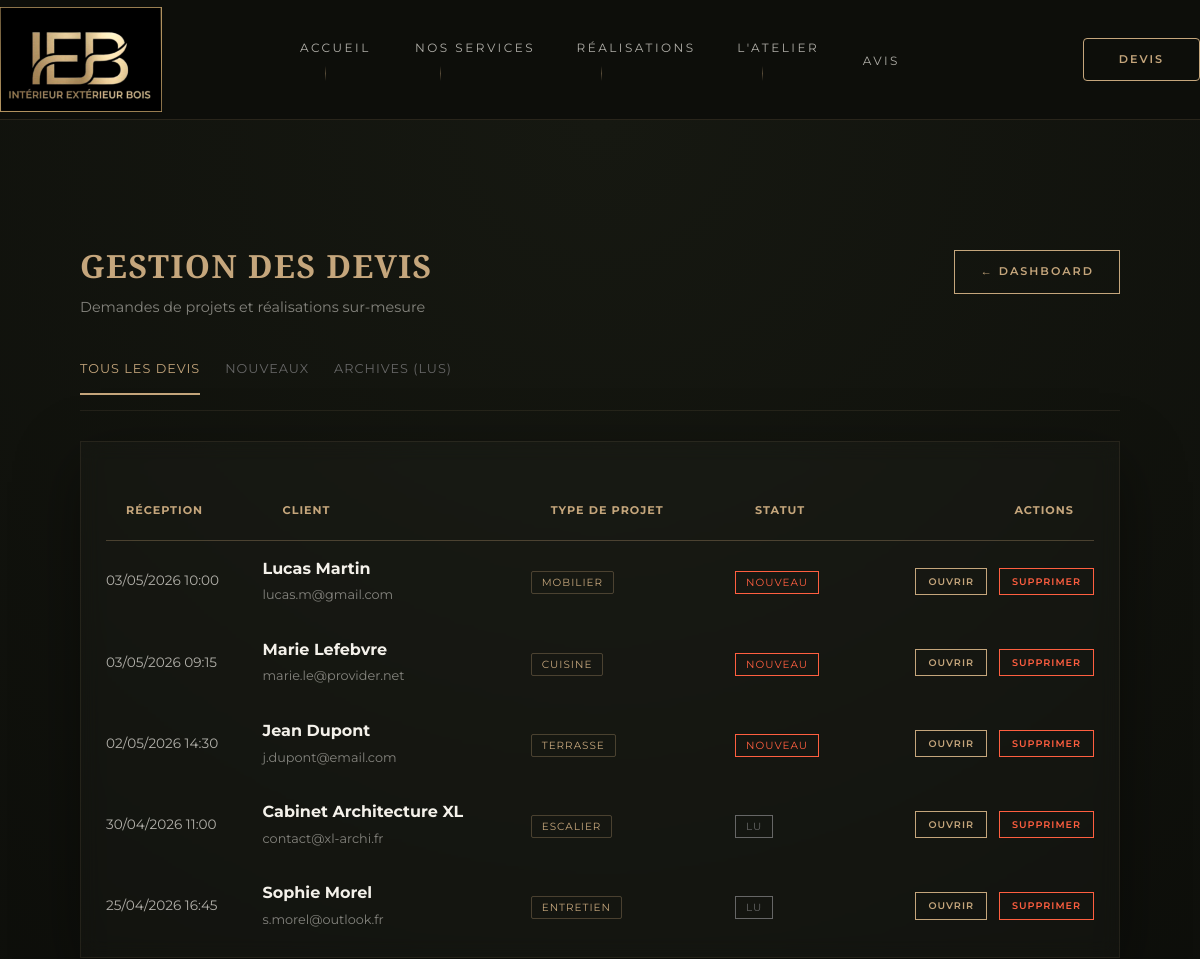
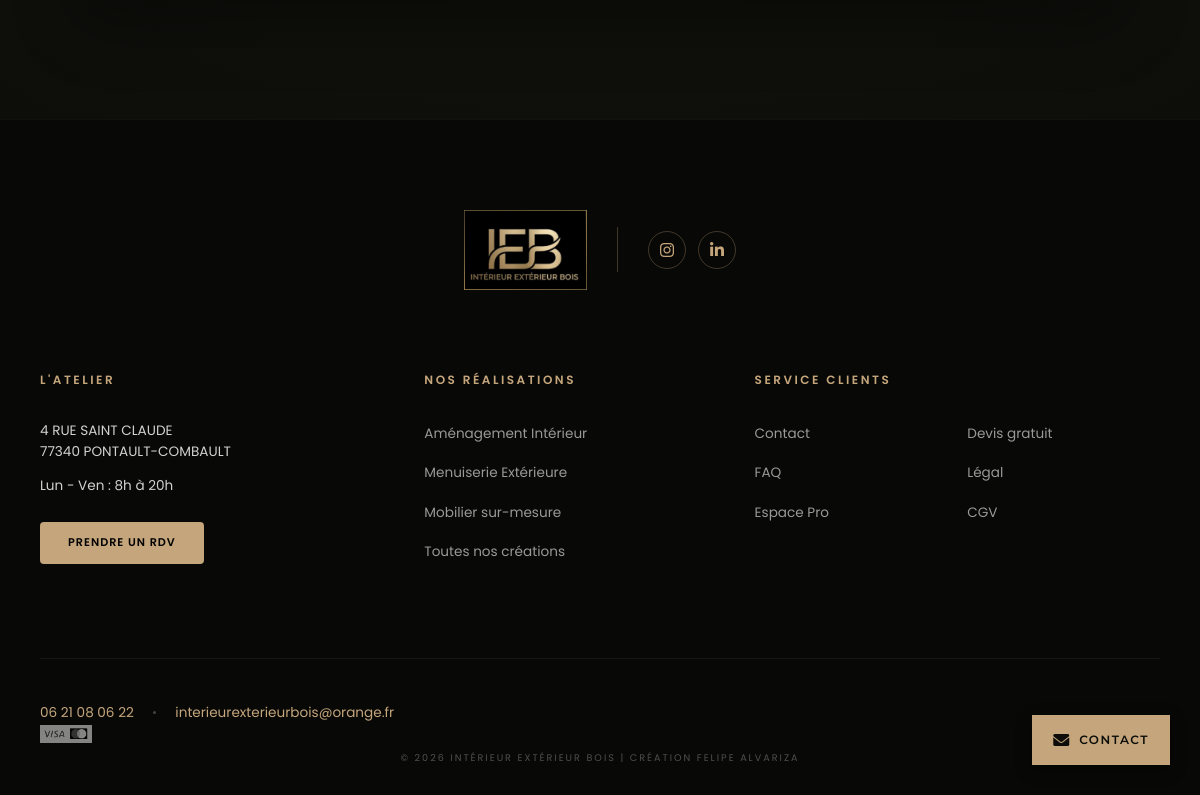
The page /admin/message.php (signed in) on the database its author committed (2 pictures, top to bottom).
### tables this page shows
CREATE TABLE IF NOT EXISTS `messages` (
  `id` int(11) NOT NULL AUTO_INCREMENT,
  `nom` varchar(255) DEFAULT NULL,
  `email` varchar(255) DEFAULT NULL,
  `telephone` varchar(50) DEFAULT NULL,
  `ville` varchar(255) DEFAULT NULL,
  `type` varchar(50) DEFAULT NULL,
  `message` mediumtext DEFAULT NULL,
  `fichiers` mediumtext DEFAULT NULL,
  `echeance` varchar(255) DEFAULT NULL,
  `statut` enum('non_lu','lu','corbeille') DEFAULT 'non_lu',
  `date_envoi` datetime DEFAULT current_timestamp(),
  PRIMARY KEY (`id`)
);

### src/admin/message.php (the view, shortened to what this page needs)
<?php
require_once('../includes/db.php');
$filter = isset($_GET['filter']) ? $_GET['filter'] : 'tous';
if ($filter === 'non_lu') {
    $stmt = $pdo->prepare("SELECT * FROM messages WHERE statut = 'non_lu' ORDER BY date_envoi DESC");
} elseif ($filter === 'lu') {
    $stmt = $pdo->prepare("SELECT * FROM messages WHERE statut = 'lu' ORDER BY date_envoi DESC");
} else {
    $stmt = $pdo->prepare("SELECT * FROM messages WHERE statut != 'corbeille' ORDER BY date_envoi DESC");
}
$stmt->execute();
$messages = $stmt->fetchAll();
include('../includes/header.php');
?>
<link rel="stylesheet" href="../css/admin.css">
<main class="admin-main">
    <div class="container" style="max-width: 1100px; margin: 0 auto; padding: 0 20px;">
        <div style="display: flex; justify-content: space-between; align-items: flex-start; margin-bottom: 40px;">
            <div>
                <h1 class="serif-gold" style="margin-bottom: 5px;">Gestion des Devis</h1>
                <p style="opacity: 0.5; font-size: 0.9rem;">Demandes de projets et réalisations sur-mesure</p>
            </div>
            <a href="index.php" class="btn-gold" style="font-size: 0.7rem; padding: 12px 25px; width: auto; min-width: 140px; text-transform: uppercase; letter-spacing: 2px; text-decoration: none; display: inline-flex; align-items: center; justify-content: center;">
                ← Dashboard
            </a>
        </div>
        <nav class="filter-nav" style="margin-bottom: 30px; display: flex; gap: 25px; border-bottom: 1px solid rgba(197, 166, 124, 0.1); padding-bottom: 15px; align-items: center;">
            <a href="message.php?filter=tous"
               style="text-decoration: none; font-size: 0.8rem; text-transform: uppercase; letter-spacing: 1px; color: <?= $filter === 'tous' ? 'var(--gold-accent)' : '#666' ?>; border-bottom: 2px solid <?= $filter === 'tous' ? 'var(--gold-accent)' : 'transparent' ?>; padding-bottom: 13px; transition: 0.3s;">
                Tous les devis
            </a>
            <a href="message.php?filter=non_lu"
               style="text-decoration: none; font-size: 0.8rem; text-transform: uppercase; letter-spacing: 1px; color: <?= $filter === 'non_lu' ? 'var(--gold-accent)' : '#666' ?>; border-bottom: 2px solid <?= $filter === 'non_lu' ? 'var(--gold-accent)' : 'transparent' ?>; padding-bottom: 13px; transition: 0.3s;">
                Nouveaux
            </a>
            <a href="message.php?filter=lu"
               style="text-decoration: none; font-size: 0.8rem; text-transform: uppercase; letter-spacing: 1px; color: <?= $filter === 'lu' ? 'var(--gold-accent)' : '#666' ?>; border-bottom: 2px solid <?= $filter === 'lu' ? 'var(--gold-accent)' : 'transparent' ?>; padding-bottom: 13px; transition: 0.3s;">
                Archives (Lus)
            </a>
        </nav>
        <?php if (empty($messages)): ?>
            <div class="card-premium" style="text-align: center; padding: 60px 20px;">
                <p style="opacity: 0.4; font-family: 'Playfair Display', serif; font-style: italic; font-size: 1.2rem;">
                    Aucun devis trouvé dans cette catégorie.
                </p>
            </div>
        <?php else: ?>
            <div class="card-premium" style="padding: 10px 25px;">
                <table class="admin-table" style="width: 100%; border-spacing: 0;">
                    <thead>
                        <tr>
                            <th style="text-align:left; padding-bottom: 20px; color: var(--gold-accent); font-size: 0.7rem; text-transform: uppercase; letter-spacing: 1px;">Réception</th>
                            <th style="text-align:left; padding-bottom: 20px; color: var(--gold-accent); font-size: 0.7rem; text-transform: uppercase; letter-spacing: 1px;">Client</th>
                            <th style="text-align:left; padding-bottom: 20px; color: var(--gold-accent); font-size: 0.7rem; text-transform: uppercase; letter-spacing: 1px;">Type de projet</th>
                            <th style="text-align:left; padding-bottom: 20px; color: var(--gold-accent); font-size: 0.7rem; text-transform: uppercase; letter-spacing: 1px;">Statut</th>
                            <th style="text-align:right; padding-bottom: 20px; color: var(--gold-accent); font-size: 0.7rem; text-transform: uppercase; letter-spacing: 1px;">Actions</th>
                        </tr>
                    </thead>
                    <tbody>
                        <?php foreach ($messages as $msg): ?>
                        <tr>
                            <td style="padding: 15px 0; font-size: 0.85rem; opacity: 0.7; border-bottom: 1px solid rgba(197, 166, 124, 0.1);">
                                <?= date('d/m/Y H:i', strtotime($msg['date_envoi'])) ?>
                            </td>
                            <td style="padding: 15px 0; border-bottom: 1px solid rgba(197, 166, 124, 0.1);">
                                <strong style="display: block; color: var(--light-beige);"><?= htmlspecialchars($msg['nom']) ?></strong>
                                <span style="font-size: 0.8rem; opacity: 0.5;"><?= htmlspecialchars($msg['email']) ?></span>
                            </td>
                            <td style="padding: 15px 0; border-bottom: 1px solid rgba(197, 166, 124, 0.1);">
                                <span class="gold-tag" style="font-size: 0.65rem; padding: 4px 10px; border: 1px solid rgba(197,166,124,0.3); color: var(--gold-accent); text-transform: uppercase; letter-spacing: 1px; border-radius: 2px;">
                                    <?= htmlspecialchars($msg['type']) ?>
                                </span>
                            </td>
                            <td style="padding: 15px 0; border-bottom: 1px solid rgba(197, 166, 124, 0.1);">
                                <span class="badge <?= $msg['statut'] === 'non_lu' ? 'badge-new' : 'badge-read' ?>">
                                    <?= $msg['statut'] === 'non_lu' ? 'Nouveau' : 'Lu' ?>
                                </span>
                            </td>
                            <td style="text-align: right; padding: 15px 0; border-bottom: 1px solid rgba(197, 166, 124, 0.1);">
                                <div style="display: flex; gap: 12px; justify-content: flex-end;">
                                    <a href="view_message.php?id=<?= $msg['id'] ?>" class="btn-mini-gold" style="text-decoration:none;">Ouvrir</a>
                                    <a href="delete_message.php?id=<?= $msg['id'] ?>" class="btn-mini-flush" style="text-decoration:none;" onclick="return confirm('Envoyer ce devis à la corbeille ?')">Supprimer</a>
                                </div>
                            </td>
                        </tr>
                        <?php endforeach; ?>
                    </tbody>
                </table>
            </div>
        <?php endif; ?>
    </div>
</main>
<?php include('../includes/footer.php'); ?>

### src/css/style.css (style rules this page uses)
:root { --dark-wood: #0d0e0a; --bg-light: #161811; --light-beige: #f4f1ea; --gold-accent: #c5a67c; --gold-glow: rgba(197, 166, 124, 0.3); --transition-luxe: all 0.6s cubic-bezier(0.16, 1, 0.3, 1); }
.container { width: 90%; max-width: 1400px; margin: 0 auto; }
.card-premium { background: rgba(255,255,255,0.02); border: 1px solid rgba(197,166,124,0.08); box-shadow: 0 20px 60px rgba(0,0,0,0.4); }
* { box-sizing: border-box; margin: 0; padding: 0; }
body { font-family: 'Montserrat', sans-serif; background: linear-gradient( to bottom, #0d0e0a 0%, #141610 30%, #161811 60%, #1a1c14 100% ); color: var(--light-beige); -webkit-font-smoothing: antialiased; line-height: 1.6; overflow-x: hidden; }
h1, h2, h3 { font-family: 'Playfair Display', serif; font-weight: 600; }
.btn-gold { width: 100%; padding: 20px; background: var(--gold-accent); color: #1a1c14; border: none; text-transform: uppercase; letter-spacing: 3px; font-weight: 700; cursor: pointer; transition: all 0.4s ease; margin-top: 10px; }
:root { --gold-accent: #c5a67c; --gold-glow: rgba(197, 166, 124, 0.4); --light-beige: #f5f5f0; }
html { scroll-behavior: smooth; }
h1, h2 { letter-spacing: -0.02em; }
html, body { max-width: 100%; overflow-x: hidden; width: 100%; }

### src/css/header.css (style rules this page uses)
html, body { max-width: 100%; overflow-x: hidden; width: 100%; position: relative; }
html, body { max-width: 100% !important; overflow-x: hidden !important; position: relative; width: 100%; }

### src/css/admin.css (style rules this page uses)
:root { --dark-wood: #0d0e0a; --bg-light: #161811; --light-beige: #f4f1ea; --gold-accent: #c5a67c; --gold-glow: rgba(197, 166, 124, 0.2); --transition-luxe: all 0.6s cubic-bezier(0.16, 1, 0.3, 1); }
body { background-color: var(--dark-wood); color: var(--light-beige); font-family: 'Montserrat', sans-serif; margin: 0; line-height: 1.6; }
.admin-main { padding: 120px 0; background: radial-gradient(circle at top center, var(--bg-light) 0%, var(--dark-wood) 100%); min-height: 100vh; }
.serif-gold { font-family: 'Playfair Display', serif; color: var(--gold-accent); letter-spacing: 1.5px; font-weight: 600; text-transform: uppercase; }
.card-premium { background: rgba(255, 255, 255, 0.02); border: 1px solid rgba(197, 166, 124, 0.1); padding: 40px; position: relative; transition: var(--transition-luxe); overflow: hidden; backdrop-filter: blur(10px); }
.admin-table { width: 100%; border-collapse: separate; border-spacing: 0 15px; margin-top: 40px; }
.admin-table th { text-align: left; padding: 10px 20px; font-size: 0.75rem; text-transform: uppercase; letter-spacing: 2px; color: var(--gold-accent); border-bottom: 1px solid rgba(197, 166, 124, 0.3); }
.admin-table tr { background: rgba(255, 255, 255, 0.03); transition: var(--transition-luxe); }
.admin-table td { padding: 20px; border-top: 1px solid rgba(197, 166, 124, 0.05); border-bottom: 1px solid rgba(197, 166, 124, 0.05); }
.btn-gold { display: inline-block; padding: 12px 25px; background: transparent; border: 1px solid var(--gold-accent); color: var(--gold-accent); text-decoration: none; text-transform: uppercase; font-size: 0.8rem; letter-spacing: 1px; font-weight: 600; transition: var(--transition-luxe); }
.badge { font-size: 0.65rem; padding: 4px 10px; letter-spacing: 1px; text-transform: uppercase; border: 1px solid currentColor; }
.badge-new { color: #ff5f40; }
.badge-read { color: #666; }
.filter-nav a { transition: var(--transition-luxe); position: relative; }
.btn-mini-gold, .btn-mini-flush { display: inline-block; padding: 5px 12px; text-decoration: none; text-transform: uppercase; font-size: 0.6rem; letter-spacing: 1px; font-weight: 600; transition: var(--transition-luxe); border: 1px solid; width: auto; }
.btn-mini-gold { border-color: var(--gold-accent); color: var(--gold-accent); }
.btn-mini-flush { border-color: #ff5f40; color: #ff5f40; }
.admin-table tr { background: transparent !important; border-bottom: 1px solid rgba(197, 166, 124, 0.1); }
.admin-table tr:last-child { border-bottom: none; }
.admin-table td { border: none !important; }
.filter-nav { display: flex; gap: 15px; margin-bottom: 40px; border-bottom: 1px solid rgba(197, 166, 124, 0.1); padding-bottom: 20px; }

### src/css/footer.css (style rules this page uses)
html, body { max-width: 100%; overflow-x: hidden; width: 100%; height: 100%; margin: 0; padding: 0; position: relative; }

### rows shown on the page
messages: date_envoi "03/05/2026 10:00", nom "Lucas Martin", email "lucas.m@gmail.com", type "MOBILIER", statut "NOUVEAU"
messages: date_envoi "03/05/2026 09:15", nom "Marie Lefebvre", email "marie.le@provider.net", type "CUISINE", statut "NOUVEAU"
messages: date_envoi "02/05/2026 14:30", nom "Jean Dupont", email "j.dupont@email.com", type "TERRASSE", statut "NOUVEAU"
messages: date_envoi "30/04/2026 11:00", nom "Cabinet Architecture XL", email "contact@xl-archi.fr", type "ESCALIER", statut "LU"
messages: date_envoi "25/04/2026 16:45", nom "Sophie Morel", email "s.morel@outlook.fr", type "ENTRETIEN", statut "LU"
